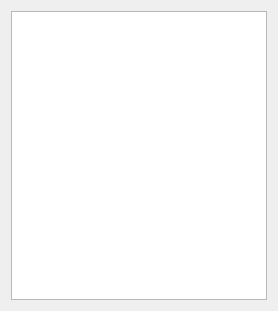
<?xml version="1.0" encoding="UTF-8"?>
<ui version="4.0">
 <class>SShow</class>
 <widget class="QMainWindow" name="SShow">
  <property name="geometry">
   <rect>
    <x>0</x>
    <y>0</y>
    <width>278</width>
    <height>311</height>
   </rect>
  </property>
  <property name="windowTitle">
   <string>Spm show</string>
  </property>
  <property name="iconSize">
   <size>
    <width>128</width>
    <height>128</height>
   </size>
  </property>
  <widget class="QWidget" name="centralWidget">
   <layout class="QGridLayout" name="gridLayout">
    <item row="0" column="0">
     <widget class="QTreeView" name="treeView">
      <property name="uniformRowHeights">
       <bool>true</bool>
      </property>
      <property name="sortingEnabled">
       <bool>false</bool>
      </property>
      <property name="headerHidden">
       <bool>false</bool>
      </property>
      <property name="expandsOnDoubleClick">
       <bool>true</bool>
      </property>
      <attribute name="headerVisible">
       <bool>true</bool>
      </attribute>
     </widget>
    </item>
   </layout>
  </widget>
 </widget>
 <layoutdefault spacing="6" margin="11"/>
 <resources/>
 <connections/>
</ui>
